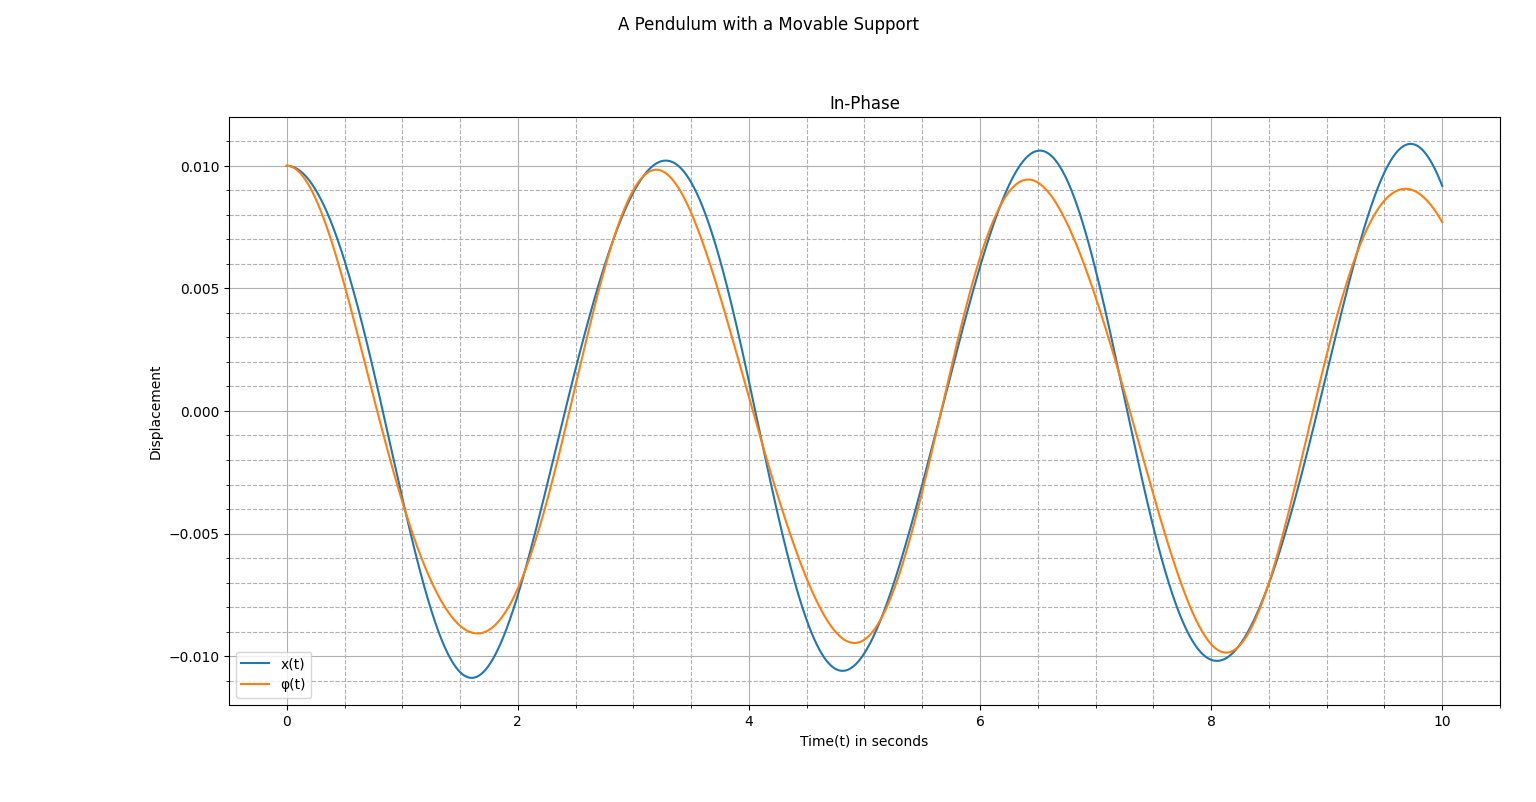

Here is the Python script that generated this plot:
"""
Importing Necessary Libraries to Simulate the Motion of a Simple Pendulum with a Movable Support
"""
import matplotlib.pyplot as plt  
import numpy as np


"""
Defining Constants, Step-size, Initial Conditions, Independent Variable
"""
m1, m2 = 5, 3.5
l, k, g = 1.5, 50, 9.8
t0, tf, n = 0, 10, 10000
h = (tf -t0)/n
S0 = np.array([0.01,0.01, 0, 0])
t = np.linspace(t0,tf,n+1)
S= np.array((n+1)*[S0])


""""
Defining the coupled system of 4 first order ODEs
which is equivalent to the coupled system of 2 second order ODEs(Euler-Lagrange Equations)
"""
def dS_dt(S,t):
    x, phi, v, w = S 
    dx_dt = v
    dphi_dt = w
    dv_dt = ((m2*g*np.sin(phi)*np.cos(phi)) + (m2*l*w*w*np.sin(phi)) - (k*x)) / (m1 + m2*(np.sin(phi)**2))
    dw_dt = np.cos(phi)*(((g*np.tan(phi)*(m1+m2)) + (m2*l*w*w*np.sin(phi)) - (k*x)) / ((m2*l*np.cos(phi)**2) - ((m1+m2)*l)))
    return np.array([dx_dt, dphi_dt, dv_dt, dw_dt])


"""
Applying Runge-Kutta Fourth Order Method because
1. Local Truncation Error in RK45/EM = h^5/h^2 = 10^(-15)/10^(-6)
2. Global Truncation Error in RK45/EM = h^4/h = 10^(-12)/10^(-3)
"""
def rk45(f, n):
    for i in range(n):
        k1 = h * f(S[i], t[i])    
        k2 = h * f(S[i] + 0.5 * k1, t[i] + 0.5*h)
        k3 = h * f(S[i] + 0.5 * k2, t[i] + 0.5*h)
        k4 = h * f(S[i] + k3, t[i] + h)
        S[i+1] = S[i] + (k1 + 2*(k2 + k3 ) + k4) / 6
    return S, t


"""
Calling rk45 to get dependent variables
"""
S,t=rk45(dS_dt,n)
x, phi, v, w = S.T[0],S.T[1],S.T[2],S.T[3]


"""
Plotting the Generalized Coordinates
"""
fig = plt.figure()
ax = fig.add_subplot()
ax.plot(t, x, label="x(t)")
ax.plot(t, phi, label="φ(t)")
ax.set_xlabel("Time(t) in seconds")
ax.set_ylabel("Displacement")
ax.set_title("In-Phase")
ax.grid(which="major")
ax.grid(which="minor", linestyle="--")
ax.minorticks_on()
ax.legend()
fig.suptitle("A Pendulum with a Movable Support")
fig.tight_layout()
plt.show()
